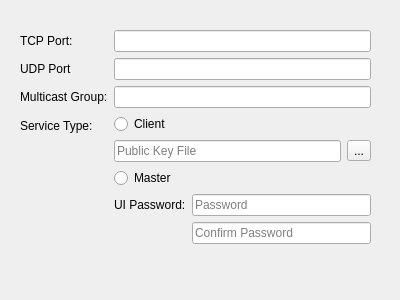
<?xml version="1.0" encoding="UTF-8"?>
<ui version="4.0">
 <class>WizardPage</class>
 <widget class="QWizardPage" name="WizardPage">
  <property name="geometry">
   <rect>
    <x>0</x>
    <y>0</y>
    <width>400</width>
    <height>300</height>
   </rect>
  </property>
  <property name="windowTitle">
   <string>WizardPage</string>
  </property>
  <widget class="QWidget" name="formLayoutWidget">
   <property name="geometry">
    <rect>
     <x>20</x>
     <y>30</y>
     <width>351</width>
     <height>258</height>
    </rect>
   </property>
   <layout class="QFormLayout" name="formLayout">
    <item row="0" column="0">
     <widget class="QLabel" name="label_2">
      <property name="text">
       <string>TCP Port:</string>
      </property>
     </widget>
    </item>
    <item row="0" column="1">
     <widget class="QLineEdit" name="leTCPPort"/>
    </item>
    <item row="1" column="0">
     <widget class="QLabel" name="label_3">
      <property name="text">
       <string>UDP Port</string>
      </property>
     </widget>
    </item>
    <item row="1" column="1">
     <widget class="QLineEdit" name="leUDPPort"/>
    </item>
    <item row="2" column="0">
     <widget class="QLabel" name="label_4">
      <property name="text">
       <string>Multicast Group:</string>
      </property>
     </widget>
    </item>
    <item row="2" column="1">
     <widget class="QLineEdit" name="leMGrp"/>
    </item>
    <item row="3" column="0">
     <widget class="QLabel" name="label_5">
      <property name="text">
       <string>Service Type:</string>
      </property>
     </widget>
    </item>
    <item row="3" column="1">
     <layout class="QHBoxLayout" name="horizontalLayout_2">
      <item>
       <layout class="QVBoxLayout" name="verticalLayout_2">
        <item>
         <widget class="QRadioButton" name="rbClient">
          <property name="text">
           <string>Client</string>
          </property>
         </widget>
        </item>
        <item>
         <layout class="QHBoxLayout" name="horizontalLayout">
          <item>
           <widget class="QLineEdit" name="lineEdit">
            <property name="placeholderText">
             <string>Public Key File</string>
            </property>
           </widget>
          </item>
          <item>
           <widget class="QToolButton" name="tbBrowse">
            <property name="text">
             <string>...</string>
            </property>
           </widget>
          </item>
         </layout>
        </item>
        <item>
         <widget class="QRadioButton" name="rbMaster">
          <property name="text">
           <string>Master</string>
          </property>
         </widget>
        </item>
        <item>
         <layout class="QFormLayout" name="formLayout_3">
          <item row="0" column="0">
           <widget class="QLabel" name="label_6">
            <property name="text">
             <string>UI Password:</string>
            </property>
           </widget>
          </item>
          <item row="0" column="1">
           <widget class="QLineEdit" name="lePass">
            <property name="echoMode">
             <enum>QLineEdit::Password</enum>
            </property>
            <property name="placeholderText">
             <string>Password</string>
            </property>
           </widget>
          </item>
          <item row="1" column="1">
           <widget class="QLineEdit" name="lePassConfirm">
            <property name="placeholderText">
             <string>Confirm Password</string>
            </property>
           </widget>
          </item>
         </layout>
        </item>
       </layout>
      </item>
     </layout>
    </item>
   </layout>
  </widget>
 </widget>
 <resources/>
 <connections/>
</ui>
